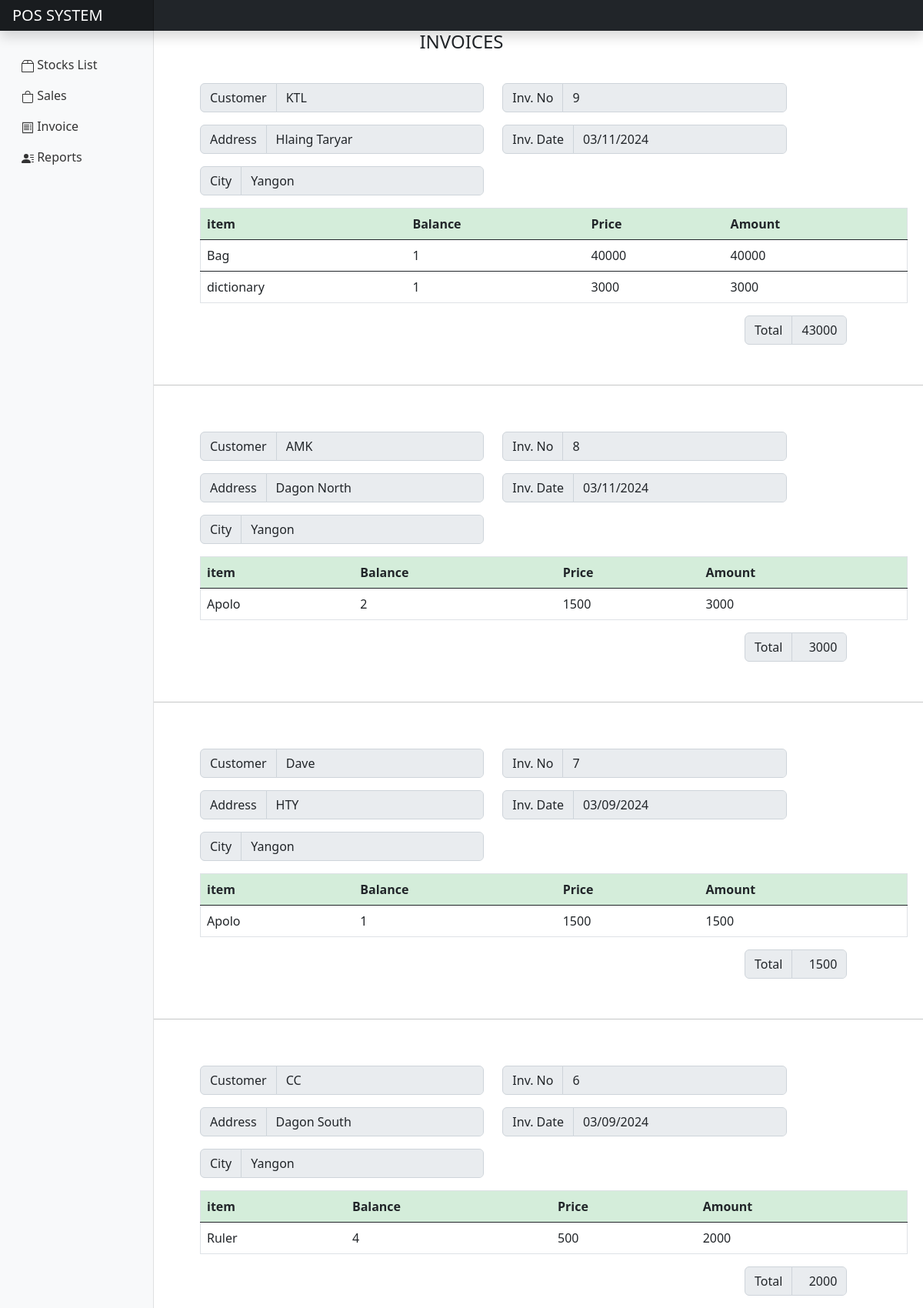
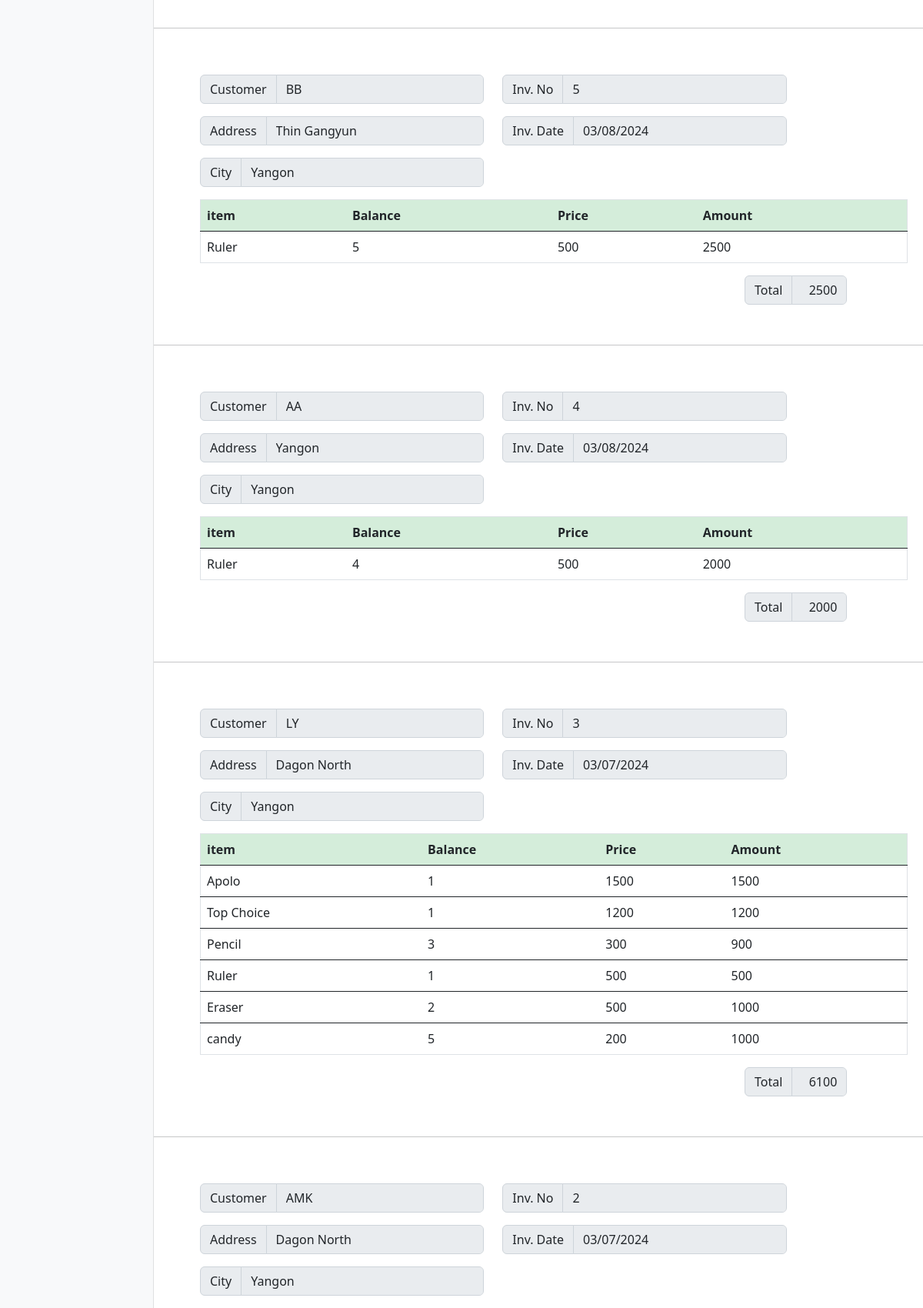
/invoices.php (upper part), run on the app's committed database (2 pictures, top to bottom).
### tables this page shows
CREATE TABLE `invoice` (
  `customer` varchar(100) NOT NULL,
  `address` varchar(200) NOT NULL,
  `city` varchar(50) NOT NULL,
  `invoice_number` int(11) NOT NULL,
  `invoice_date` date NOT NULL
);

CREATE TABLE `sale_items` (
  `id` int(11) NOT NULL,
  `sale_id` int(100) NOT NULL,
  `stock_id` int(11) NOT NULL,
  `quantity` int(11) NOT NULL,
  `price` int(100) NOT NULL,
  `amount` int(11) NOT NULL,
  `total` int(11) NOT NULL
);

CREATE TABLE `stocks` (
  `id` int(11) NOT NULL,
  `name` varchar(100) NOT NULL,
  `balance` int(11) NOT NULL,
  `price` decimal(10,0) NOT NULL
);

### invoices.php (the view, shortened to what this page needs)
<?php
require_once("./Templates/header.php");
echo "<h4><center>INVOICES</center></h4><br><br>";
?>
<?php
    $conn = new mysqli('localhost', 'root', '', 'sales');
    $result = $conn->query('select * from invoice ORDER BY invoice_number DESC');
    $invoices = [];
    while($invoice = mysqli_fetch_object($result))
    $invoices[] = $invoice;
?>
            <?php foreach ($invoices as $i) : ?>
                <?php
                $result = $conn->query('select * from sale_items where sale_id =' . $i->invoice_number);
                $items = [];
                while ($item = mysqli_fetch_object($result)) {
                $items[] = $item;
                }
                $total = 0;
                foreach ($items as $item) {
                 $total += $item->amount;
                 }
                ?>
            <div class="card-body1">
                <div class="row">
                    <div class="col-5">
                        <div class="input-group mb-3">
                            <span class="input-group-text" >Customer</span>
                            <input type="text" class="form-control" placeholder="Customer"  value="<?= $i->customer ?>" readonly>
                        </div>
                        <div class="input-group mb-3">
                            <span class="input-group-text" >Address</span>
                            <input type="text" class="form-control" placeholder="Address" value="<?= $i->address ?>" readonly>
                        </div>
                        <div class="input-group mb-3">
                            <span class="input-group-text" >City</span>
                            <input type="text" class="form-control" placeholder="City"  value="<?= $i->city ?>" readonly>
                        </div>
                    </div>
                    <div class="col-5">
                        <div class="input-group mb-3">
                            <span class="input-group-text" >Inv. No</span>
                            <input type="text" class="form-control" placeholder="Inv. No" value="<?= $i->invoice_number ?>" readonly>
                        </div>
                        <div class="input-group mb-3">
                            <span class="input-group-text" >Inv. Date</span>
                            <input type="date" class="form-control" placeholder="Inv. Date" value="<?= $i->invoice_date ?>" readonly>
                        </div>
                    </div>
                </div>
                <?php
                $result = $conn->query('select * from sale_items where sale_id ='. $i->invoice_number);
                $items = [];
                while($item = mysqli_fetch_object($result)) $items[] = $item;
            ?>
                <?php require_once("css/sale.php"); ?>
                <table width="100%" border="1" cellspacing="0" cellpadding="2" class="table table-striped table-hover">
                    <thead class="table1-success">
                      <tr>
                        <th>item</th>
                        <th >Balance</th>
                        <th>Price</th>
                        <th>Amount</th>
                      </tr>
                    </thead>
                    <?php foreach($items as $s):?>
                    <tbody id="TBody">
                      <tr id="TRow" class="d-none">
                        <?php
                        $stock = mysqli_fetch_object($conn->query("select * from stocks where id = ". $s->stock_id));
                    ?>
                    <tr>
                    <td><?= $stock->name ?></td>
                    <td><?= $s->quantity ?></td>
                    <td><?= $s->price ?></td>
                    <td><?= $s->amount ?></td>
                    <?php endforeach; ?>
                    </tr>
                    </tbody>
                  </table>
                  <div class="row">
                    <div class="col-4">
                    </div>
                    <div class="col-5"> </div>
                    <div class="col-2">
                        <div class="input-group mb-3">
                            <span class="input-group-text" >Total</span>
                            <input type="text" class="form-control text-end" id="FTotal" name="FTotal" disabled="" value="<?= $total ?>">
                        </div>
                        </div>
                </div>
             </div>
          </div>
    </div>
     <hr>
     <br>
     <?php endforeach; ?>
</html>

### css/dashboard.css (style rules this page uses)
body { font-size: .875rem; }

### css/sale.php (style rules this page uses)
.card-body1 { flex: 1 1 auto; padding: 1.25rem; margin-left: 20% }
.table1-success, .table1-success > th, .table1-success > td { background-color: #d4edda; }

### data on the page
invoice: customer "KTL", address "Hlaing Taryar", city "Yangon", invoice_number "9", invoice_date "03/11/2024", FTotal "43000"
sale_items: stock.name "Bag", quantity "1", price "40000", amount "40000"
sale_items: stock.name "dictionary", quantity "1", price "3000", amount "3000"
invoice: customer "AMK", address "Dagon North", city "Yangon", invoice_number "8", invoice_date "03/11/2024", FTotal "3000"
sale_items: stock.name "Apolo", quantity "2", price "1500", amount "3000"
invoice: customer "Dave", address "HTY", city "Yangon", invoice_number "7", invoice_date "03/09/2024", FTotal "1500"
sale_items: stock.name "Apolo", quantity "1", price "1500", amount "1500"
invoice: customer "CC", address "Dagon South", city "Yangon", invoice_number "6", invoice_date "03/09/2024", FTotal "2000"
sale_items: stock.name "Ruler", quantity "4", price "500", amount "2000"
invoice: customer "BB", address "Thin Gangyun", city "Yangon", invoice_number "5", invoice_date "03/08/2024", FTotal "2500"
sale_items: stock.name "Ruler", quantity "5", price "500", amount "2500"
invoice: customer "AA", address "Yangon", city "Yangon", invoice_number "4", invoice_date "03/08/2024", FTotal "2000"
sale_items: stock.name "Ruler", quantity "4", price "500", amount "2000"
invoice: customer "LY", address "Dagon North", city "Yangon", invoice_number "3", invoice_date "03/07/2024", FTotal "6100"
sale_items: stock.name "Apolo", quantity "1", price "1500", amount "1500"
sale_items: stock.name "Top Choice", quantity "1", price "1200", amount "1200"
sale_items: stock.name "Pencil", quantity "3", price "300", amount "900"
sale_items: stock.name "Ruler", quantity "1", price "500", amount "500"
sale_items: stock.name "Eraser", quantity "2", price "500", amount "1000"
sale_items: stock.name "candy", quantity "5", price "200", amount "1000"
invoice: customer "AMK", address "Dagon North", city "Yangon", invoice_number "2", invoice_date "03/07/2024"
